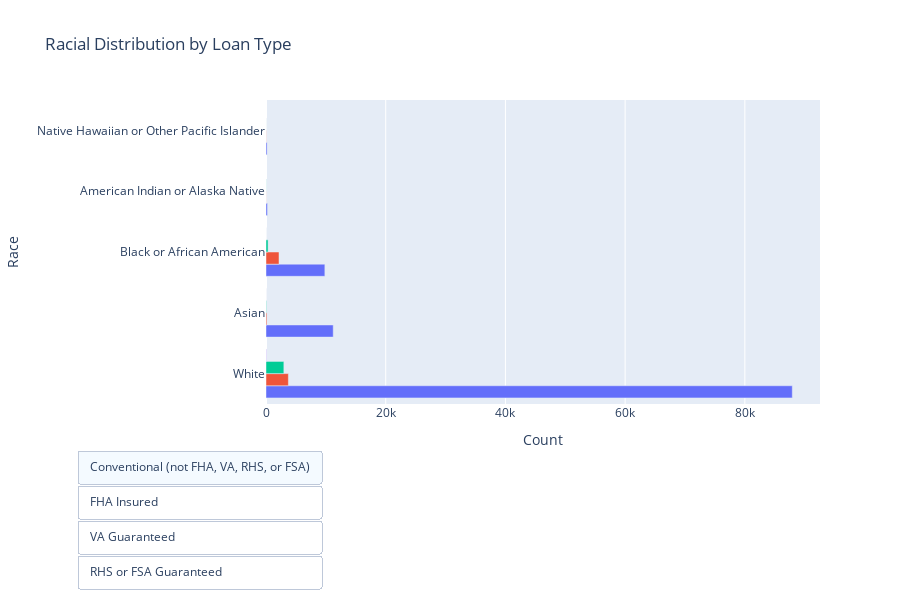

The code cell stored with this chart in its notebook:
### Code cell
fig = make_subplots(rows=1, cols=1)
# loan types
loan_types = [1, 2, 3, 4]

# iterate over each loan type and add the corresponding button, trace
for loan_type in loan_types:
    filtered_data = dataframe[(dataframe['loan_type'] == loan_type) &
                              (~dataframe['derived_race'].isin(['2 or more minority races',
                                                                'Free Form Text Only',
                                                                'Race Not Available',
                                                                'Joint']))]

    race_distribution = filtered_data['derived_race'].value_counts().reset_index()

    fig.add_trace(go.Bar(y=race_distribution['index'], x=race_distribution['derived_race'], orientation='h',
                         name=f'Loan Type {loan_type}'))

# update layout
fig.update_layout(height=600, showlegend=False, yaxis=dict(title='Race'), xaxis=dict(title='Count'),
                  title='Racial Distribution by Loan Type')
# define loan type with descriptions
loan_types_def = {
    1: "Conventional (not FHA, VA, RHS, or FSA)",
    2: "FHA Insured",
    3: "VA Guaranteed",
    4: "RHS or FSA Guaranteed"
}
# buttons for loan types
buttons = []
for loan_type in loan_types:
    visible = [False] * len(loan_types)
    visible[loan_type - 1] = True
    buttons.append(dict(label=f'{loan_types_def[loan_type]}', method='update',
                        args=[{'visible': visible}, {'title': f'Racial Distribution for {loan_types_def[loan_type]}'}]))

fig.update_layout(updatemenus=[dict(buttons=buttons, type="buttons", showactive=True, x=0.1, y=-0.15)])
fig.show()

### Figure 1 — Plotly figure (JSON) as saved in the notebook; plotly's stock layout.template omitted (floating-point values rounded to 4 significant figures)
{"data": [{"name": "Loan Type 1", "orientation": "h", "type": "bar", "x": [87928, 11232, 9833, 239, 182], "y": ["White", "Asian", "Black or African American", "American Indian or Alaska Native", "Native Hawaiian or Other Pacific Islander"]}, {"name": "Loan Type 2", "orientation": "h", "type": "bar", "x": [3739, 2174, 147, 28, 19], "y": ["White", "Black or African American", "Asian", "Native Hawaiian or Other Pacific Islander", "American Indian or Alaska Native"]}, {"name": "Loan Type 3", "orientation": "h", "type": "bar", "x": [2983, 347, 66, 16, 1], "y": ["White", "Black or African American", "Asian", "American Indian or Alaska Native", "Native Hawaiian or Other Pacific Islander"]}, {"name": "Loan Type 4", "orientation": "h", "type": "bar", "x": [54, 3, 1], "y": ["White", "Asian", "Black or African American"]}], "layout": {"height": 600, "showlegend": false, "title": {"text": "Racial Distribution by Loan Type"}, "updatemenus": [{"buttons": [{"args": [{"visible": [true, false, false, false]}, {"title": "Racial Distribution for Conventional (not FHA, VA, RHS, or FSA)"}], "label": "Conventional (not FHA, VA, RHS, or FSA)", "method": "update"}, {"args": [{"visible": [false, true, false, false]}, {"title": "Racial Distribution for FHA Insured"}], "label": "FHA Insured", "method": "update"}, {"args": [{"visible": [false, false, true, false]}, {"title": "Racial Distribution for VA Guaranteed"}], "label": "VA Guaranteed", "method": "update"}, {"args": [{"visible": [false, false, false, true]}, {"title": "Racial Distribution for RHS or FSA Guaranteed"}], "label": "RHS or FSA Guaranteed", "method": "update"}], "showactive": true, "type": "buttons", "x": 0.1, "y": -0.15}], "xaxis": {"anchor": "y", "domain": [0, 1], "title": {"text": "Count"}}, "yaxis": {"anchor": "x", "domain": [0, 1], "title": {"text": "Race"}}}}
